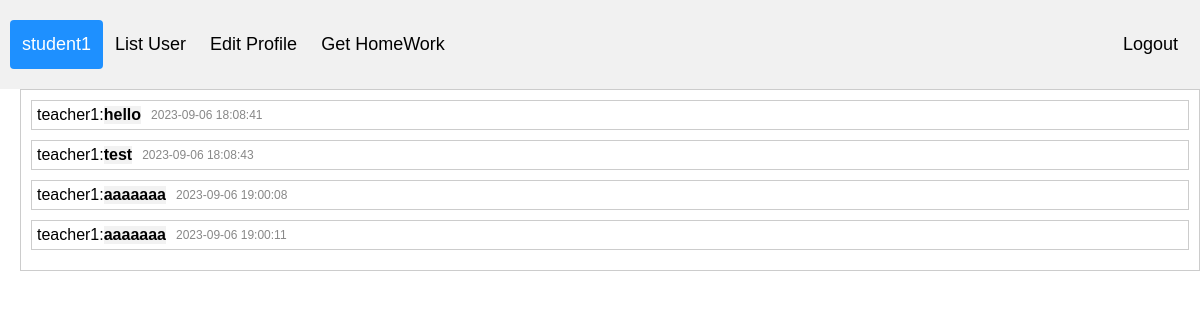
Screenshot of /index.php (signed in) with the database file from the repository.
### tables this page shows
CREATE TABLE `chats` (
  `message_id` int(11) NOT NULL,
  `sender` text NOT NULL,
  `receiver` text NOT NULL,
  `message` text NOT NULL,
  `times` text DEFAULT NULL
);

### index.php (the view, shortened to what this page needs)
<!DOCTYPE html>
<html>
<head>
<?php
    include "connectDB.php";
?>
</head>
<body>
<div class="header">
  <a class="active" href="index.php"><?php echo $_SESSION['fullname']?></a>
  <a href="ListUser.php">List User</a>
  <?php
    if($_SESSION['role'] === 'student')
    {
      echo '<a href="editProfile.php">Edit Profile</a>';
    }
  ?>
  <?php
    if($_SESSION['role'] === 'student')
    {
      echo '<a href="uploadHomeWorkSolution.php">Get HomeWork</a>';
    }
  ?>
  <div class="header-right">
    <a href="logout.php">Logout</a>
  </div>
</div>
<?php
      $currentPage = basename($_SERVER['PHP_SELF']);
      if ($currentPage === 'index.php')
      {
        echo '<div style="padding-left:20px">';
        echo '<div class="chat-container">';
        $sql = "SELECT message_id, sender,  message, times  FROM chats where receiver ='".$_SESSION['username']."'";
        $stmt = $conn->prepare($sql);
        $stmt->execute();
        $stmt->bind_result($messageId, $sender, $message, $time);
        while ($stmt->fetch())
        {
        ?>
          <div class="message">
            <span class="sender-username"><?php echo $sender; ?>:</span>
            <span class="sender-message"><?php echo $message; ?></span>
            <span class="time"><?php echo $time; ?></span>
          </div>
          <?php
        }
      }
?>
</body>
</html>

### index.php (style rules this page uses)
* { box-sizing: border-box; }
body { margin: 0; font-family: Arial, Helvetica, sans-serif; }
.header { overflow: hidden; background-color: #f1f1f1; padding: 20px 10px; }
.header a { float: left; color: black; text-align: center; padding: 12px; text-decoration: none; font-size: 18px; line-height: 25px; border-radius: 4px; }
.header a.active { background-color: dodgerblue; color: white; }
.header-right { float: right; }
.chat-container { max-height: 300px; overflow-y: auto; border: 1px solid #ccc; padding: 10px; }
.message { margin-bottom: 10px; padding: 5px; border: 1px solid #ccc; display: flex; flex-direction: row; align-items: center; }
.sender-message { background-color: #f2f2f2; font-weight: bold; margin-right: 10px; }
.time { font-size: 12px; color: #888; }

### rows the page displays
chats: sender "teacher1", message "hello", times "2023-09-06 18:08:41"
chats: sender "teacher1", message "test", times "2023-09-06 18:08:43"
chats: sender "teacher1", message "aaaaaaa", times "2023-09-06 19:00:08"
chats: sender "teacher1", message "aaaaaaa", times "2023-09-06 19:00:11"

### other values shown
$_SESSION['fullname'] "student1"
